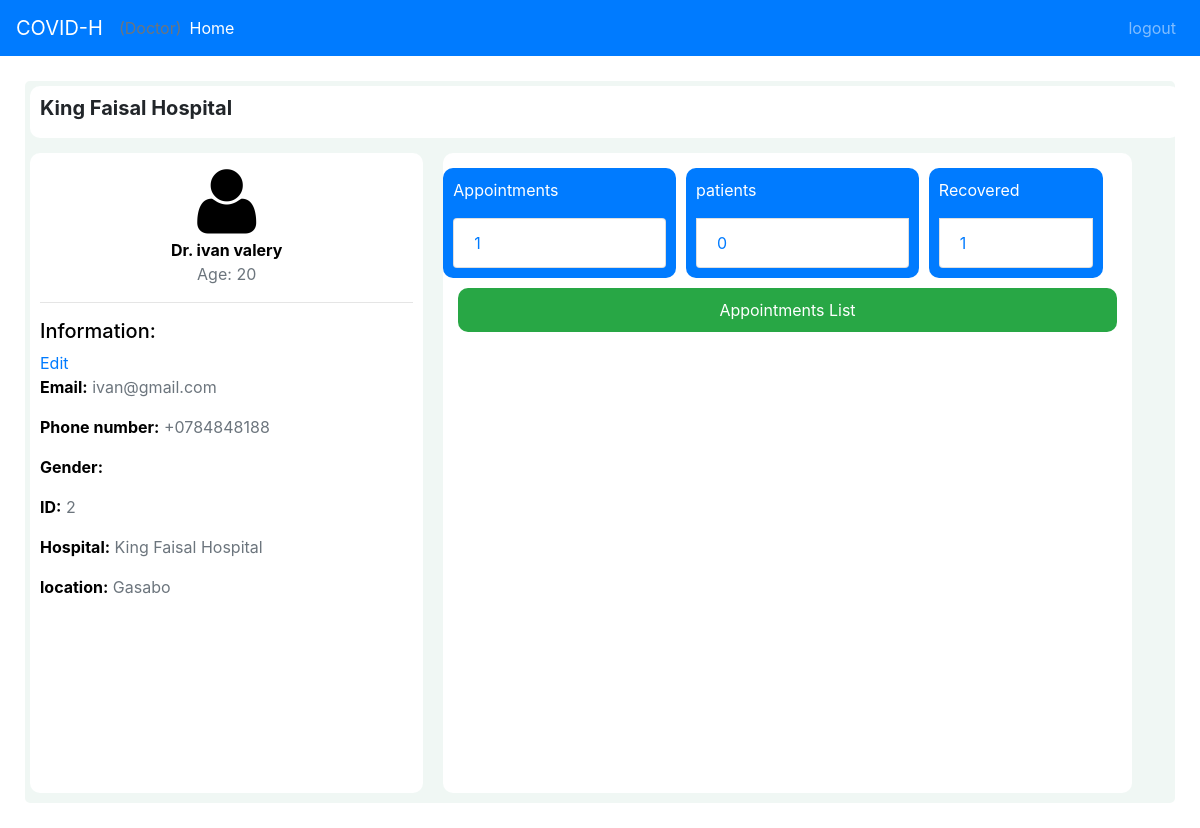
The app's page /doctors/doctor (signed in), older data.
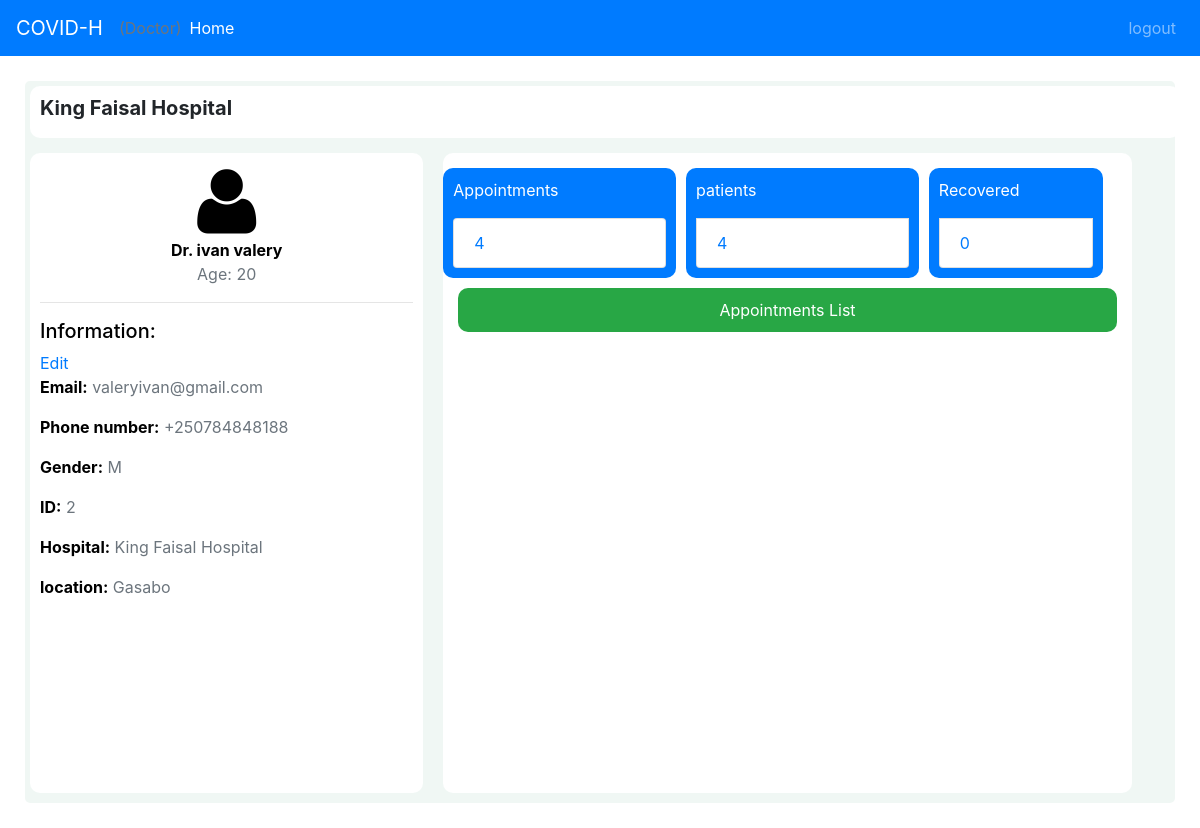
The same page, newer data.
### common/models.py (models this page shows, shortened)
class Doctor(models.Model):
    user = models.OneToOneField(User, on_delete=models.CASCADE)
    hospital = models.ForeignKey(Hospital, on_delete=models.CASCADE, related_name="doctors")
    def __str__(self):
        return f"{self.user.first_name} {self.user.last_name}"

class User(AbstractUser):
    phone = models.CharField(max_length=20)
    date_of_birth = models.DateField()
    city = models.CharField(max_length=100)
    country = models.CharField(max_length=100, blank=True)
    is_doctor = models.BooleanField()
    gender = models.CharField(max_length=1, blank=True)

### doctors/views.py (the view)
# urls.py: path("", views.index, name="common")
@login_required(redirect_field_name="doctor_login", login_url="/doctor/login")
def index(request):
    try:
        doctor = Doctor.objects.get(user=request.user)
    except Doctor.DoesNotExist:
        raise Http404("Doctor with current user instance unavailable!")
    asymptomatic_patients = doctor.patients.filter(asymptomatic=True).count()
    age = age_calculation(doctor.user.date_of_birth)
    appointments = get_appointments_list(doctor.doctor_appointments.all())
    context = {
        "hospital": doctor.hospital,
        "doctor": doctor,
        "appointments_number": len(appointments),
        "patients_number": doctor.patients.filter(asymptomatic=False).count(),
        "recovered_number": asymptomatic_patients,
        "age": age
    }
    return render(request, "doctors/index.html", context)

### common/models.py (called while the page is built)
    def __str__(self):
        return f"{self.name}"

    def get_patient(self):
        return self.appointment_patients.first()

    def __str__(self):
        return f"{self.user.first_name} {self.user.last_name}"

### patients/functions.py (called while the page is built)
def get_appointments_list(appointments):
    appointments_list = [] #holds lists of individual appointments
    for appointment in appointments:
        a_dict = {} #holds data for one appointment
        if appointment.get_patient():
            a_dict["id"] = appointment.get_patient().id
            a_dict["name"] = appointment.get_patient().__str__()
            a_dict["date"] = appointment.date.strftime("%m/%d/%y")
            appointments_list.append(a_dict)#add the dict of individualr appointment to list
    return appointments_list

def age_calculation(birthdate):
    today = date.today()
    age =  today.year - birthdate.year - ((today.month, today.day) < (birthdate.month, birthdate.day))
    return age

### doctors/templates/doctors/index.html (shortened to what this page needs)
{% extends "doctors/layout.html" %}
{% block body %}
<div id="checkup-appointment">
    <div id="appointment" class="col-lg-12">
        <h5><b>{{hospital}}</b></h5>
    </div>
    <div class="row">
        <div id="person" class="col-lg-4">
            <div id="user" class="center">
                {% load static %}
                <img src="{% static 'doctors/img/u.png' %}" alt="" width="75" height="75">
                <article><b>Dr. {{doctor}}</b></article>
                <div class="text-muted">Age: {{age}}</div>
            </div>
            <hr>
            <div id="doctor-information">
                <h5>Information:</h5><a id="edit-user-information" href="javascript:void(0)">Edit</a>
                <div data-value="yes" class="updatable-info">
                    <p><b>Email:</b> <span id="user-email" class="text-muted">{{doctor.user.email}}</span></p>
                    <p><b>Phone number:</b>  <span id="user-phone" class="text-muted">+{{doctor.user.phone}}</span></p>
                    <p><b>Gender:</b> <span id="user-gender" class="text-muted">{{doctor.user.gender}}</span></p>
                </div>
                <p><b>ID:</b>  <span id="user-id" class="text-muted">{{doctor.user.id}}</span></p>
                <p><b>Hospital:</b>  <span class="text-muted">{{hospital}}</span></p>
                <p><b>location:</b>  <span class="text-muted">{{hospital.location}}</span></p>
            </div>
        </div>
        <div id="details" class="col-lg-7">
            <div id="symptoms" class="row">
                <div class="col-lg-4 bg-primary">
                    <p style="color: white">Appointments</p>
                    <ul class="list-group">
                        <li class="list-group-item"><a href="javascript:void(0)"  id="appointments-list">{{appointments_number}}</a></li>
                    </ul>
                </div>
                <div class="col-lg-4 bg-primary">
                    <p style="color: white">patients</p>
                    <li class="list-group-item"><a href="javascript:void(0)"  id="patients-list">{{patients_number}}</a></li>
                </div>
                <div class="col-lg-3 bg-primary">
                    <p style="color: white">Recovered</p>
                    <li class="list-group-item"><a href="javascript:void(0)"  id="recovered-list">{{recovered_number}}</a></li>
                </div>
            </div>
            <div id='near-appointments'>
                <div id="selected" class='bg-success near-app text-white center'>Appointments List</div>
            </div>
        </div>
    </div>
</div>
{% endblock %}

Row changes from the older to the newer data that the page shows:
changed through a linked row, Doctor "ivan valery": user.email "ivan@gmail.com" → "valeryivan@gmail.com"; user.phone "0784848188" → "250784848188"; user.gender (not shown) → "M"
Text that changed along with them:
{{ appointments_number }}: "1" → "4"
{{ patients_number }}: "0" → "4"
{{ recovered_number }}: "1" → "0"
